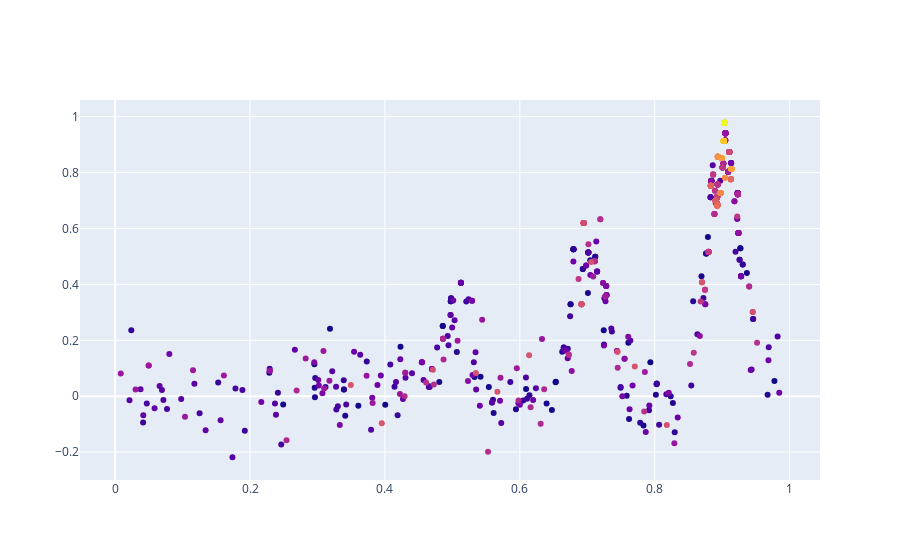
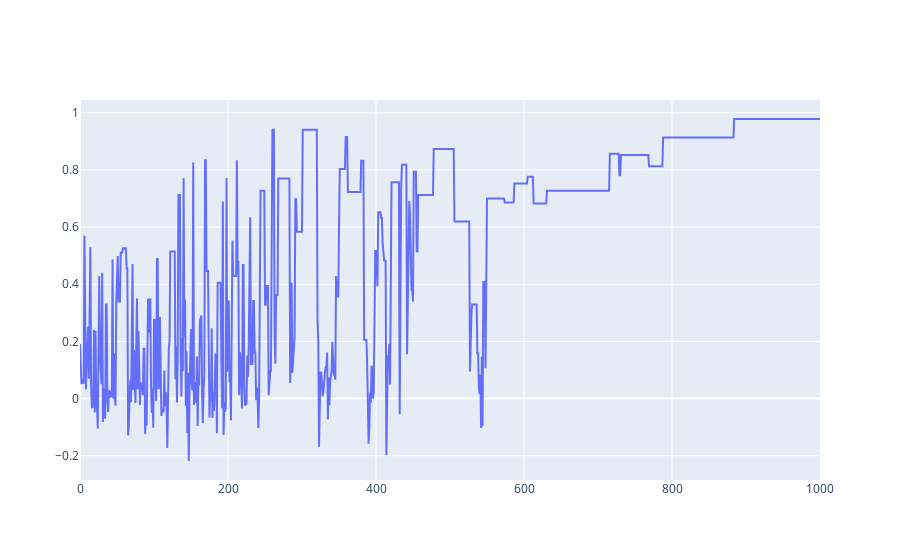

Notebook cell for these charts, in order:
### Markdown cell above
### Simulated Annealing

### Code cell
#simulated anealing algorithm must have the following functions: 
# the feasable state space
# the Energetic function (which is the objective function) E()
# the candidate generator procedure (neighbor(x))
#        -generation of random candidate vector, with variable magnitude?
#         aniostropic exploration is better!!!
#thoughts for how I might solve this problem - 
#         boundry check or only sampling within the boundry seems a good strategy. 
#        -moving in one direction at at time. 

# acceptance probability function P()
# anealing schedule - number, number of anealing cycles, cooling rate
# some termination condition - total execution time or number of interations
# presensce of and number of restarts, deterministic or otherwise? 

#of these, cooling schedule and neighbor seem the most important functions


class SA:
    def __init__(self):
        self.nIter = 1000;                     #total number of iterations to perform
        self.nResets = 3                       #number of resets to best 
        self.brt = self._brt()                 #trial numbers during which to reset to best
        self.dist = "uniform"                  #neighborhood sampling method 
        self.aMode = "exp"                     #Annealing mode ["exp","linear","stepped"]
        self.nMode = "linear"                  #neighborhood Mode
        self.T = 1                             #temperature variable on [1-0)
        self.N = 1                             #neighborhood size coefficient [1-0)
        self.C_half = 200                      #half-life cooling              [trials]
        self.N_half = 150                      #half-life of neighborhood size [trials]
        self.fxBest = 0                        #best encountered function value
        self.xBest = []                        #location of best value
        self.dbg = False                        #save variables for debugging
        self.xCache  = []                      #storage for x
        self.FxCache = []                      #storage for Fx
        self.updateReports = True              #should we print out an update of how the optimization is progressing?
        self.updateCount = 10                  #number of updates
        
        
    def setBoxConstraints(self,bcs):
        self.x_max = bcs[:,0]                  #upper limits on box constraints for x variable
        self.x_min = bcs[:,1]                  #lower limits on box constraints for x variable
        
    def _center(self,x_max,x_min):
        """
        find  the center of a box defined by limits
        """
        return [(x_max[i] + x_min[i])/2 for i in range(len(x_max))]
    
    def _twoPointLine(self,x,x1,y1,x2,y2):
        """
        returns y given the formula of a line specified in 2 point form
        """
        return ((y2-y1)/(x2-x1))*(x - x1) + y1
    
    def _brt(self):
        """
        calculate the best reset trials, evenly distribute in n_iter
        """
        return np.random.randint(low  = int(self.nIter/5),
                                 high = self.nIter,
                                 size = self.nResets)
        
            
    def sample(self,x):
        """
        sample the space for the next sample based on the neighborhood
        function
        input:
            x
        output:
            x_new
        """
        #define the (ever-shrinking) neighborhood bounding box
        w = self.N * ((self.x_max - self.x_min)/2) 
        nx_max = x + w
        nx_min = x - w
        
        #define the combined bounding box as an intersection between
        #the box constraints and the neighborhood box - a mini-max problem
        cx_max = np.amin(np.vstack((self.x_max,nx_max)),axis = 0)
        cx_min =  np.max(np.vstack((self.x_min,nx_min)),axis = 0)
        
#         for i in range(len(self.x_max)):
#             cx_max[i] = min(self.x_max,nx_max[i])
#             cx_min[i] = max(self.x_min,nx_min[i])
        
        #sample from the combined box, according to the appropriate distribution
        if self.dist == "uniform": 
            x_new = np.random.uniform(cx_min,cx_max) #vectorized
            
        if self.dist == "normal":
            pass
#             zScore = 1.645 #95% confidence interval
#             x_new = []
#             while len(x_new) > len(self.x_min):
#                 x = np.random.normal(loc=0.0, scale=1.0, size=None)
#                 if abs(x) < zScore:
#                     x_new.append(x)
#             c_range = cx_max - cx_min
            
 
        return x_new

    def optimize(self,obj):
        x0 =  self._center(self.x_max,self.x_min)
        fx0 = obj(x0)
        
        for n in range(self.nIter + 1):
            x = self.sample(x0)
            fx = obj(x)
            
            #if better, always keep
            if fx > fx0:
                x0 = x ; fx0 = fx
                
            #probabalistically accept worse answer
            else:
                Δf = fx - fx0
                r = np.random.random()
                if r < np.exp(Δf/self.T):
                    fx0 = fx ; x0 = x
                    #print(x)
                else:
                    pass
             
            
            #maintain best (for restarts, if used)
            if fx > self.fxBest:
                self.xBest = x  ; self.fxBest = fx 
                
            #do a best restart:
            if n in self.brt:
                  x0 = self.xBest ; fx0 = self.fxBest 
            
            #decrease temperature and neighborhood size
            if self.aMode == "exp": self.T = .5**(n/self.C_half)
            if self.nMode == "exp": self.N = .5**(n/self.N_half)
            
            if self.aMode == "Linear": self.T = self._twoPointLine(n,0,1,self.nIter,0)
            if self.nMode == "Linear": self.N = self._twoPointLine(n,0,1,self.nIter,0)
                
                  
            #store debugging vars
            if self.dbg:
                self.xCache.append(x0[0])
                self.FxCache.append(fx0[0])
                
            #give updates
            if self.updateReports:
                if n % ((self.nIter) / 10) == 0:
                    print("on iteration %d" %n)
        
        return x0,fx0
                    
 





if not asLibrary():
    #plot
    tester = testObjFxn()
    boxConstraints = np.array([[1,0]])
    sa = SA()
    sa.dbg = True
    sa.setBoxConstraints(boxConstraints)

    x0,fx0 = sa.optimize(tester.f)
    print(x0,fx0)
    print(sa.xBest)
    
    tester.pltSampleHistory(sa.xCache,sa.FxCache)
    
    #%timeit sa.optimize(tester.f)

### Figure 1 — Plotly figure (JSON) as saved in the notebook; plotly's stock layout.template omitted (floating-point values rounded to 4 significant figures; data arrays with more than 128 entries replaced by an {"elided": "..."} marker saying what was removed)
{"data": [{"marker": {"color": {"elided": "1001 float values"}}, "mode": "markers", "name": "Sample", "type": "scatter", "x": {"elided": "1001 float values"}, "y": {"elided": "1001 float values"}}], "layout": {"autosize": true, "xaxis": {"autorange": true, "range": [-0.04871, 1.042], "type": "linear"}, "yaxis": {"autorange": true, "range": [-0.3059, 1.066], "type": "linear"}}}

### Figure 2 — Plotly figure (JSON) as saved in the notebook; plotly's stock layout.template omitted (floating-point values rounded to 4 significant figures; data arrays with more than 128 entries replaced by an {"elided": "..."} marker saying what was removed)
{"data": [{"name": "Sample", "type": "scatter", "x": {"elided": "1001 int values"}, "y": {"elided": "1001 float values"}}], "layout": {"autosize": true, "xaxis": {"autorange": true, "range": [0, 1000], "type": "linear"}, "yaxis": {"autorange": true, "range": [-0.2848, 1.045], "type": "linear"}}}
